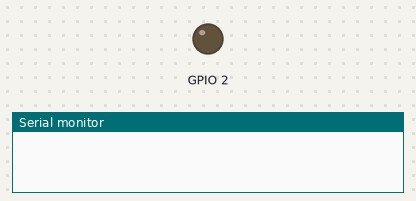
A sketch run on a simulated ESP32. Parts: output pins drawn as LEDs (lit = HIGH), the last lines printed to the serial monitor. WiFi joins after 1.5 s; servers stay silent unless stated.

Above: at 0.0 s.
At 1.1 s:
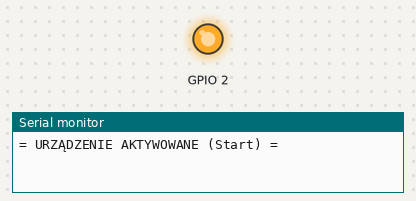
Timing chart, 0 to 2.7 s (numbered marks = the images above):
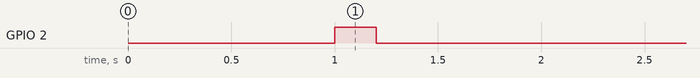

The sketch:

zad.ino
```cpp
#include <WiFi.h>

const char* ssid = "linksys";
const char* password = ""; // Upewnij się, że sieć jest otwarta, jeśli hasło jest puste

// Adres komputera/serwera, który odbierze dane
const char* host = "192.168.1.13";
const uint16_t port = 12345;

WiFiClient client;

void activateDevice() {
  Serial.println("= URZĄDZENIE AKTYWOWANE (Start) =");
  pinMode(2, OUTPUT);
  digitalWrite(2, HIGH); // Dioda ON
  delay(200);
  digitalWrite(2, LOW);  // Dioda OFF

}

//  funkcja realizująca koniec pracy (pkt a - wyłączenie)
void deactivateDevice() {
  Serial.println("\n= DEAKTYWACJA URZĄDZENIA =");
  if (client.connected()) client.stop(); // Zamknij połączenie TCP
  WiFi.disconnect(true);  // Rozłącz WiFi
  WiFi.mode(WIFI_OFF);    // Wyłącz moduł WiFi całkowicie
  Serial.println("WiFi wyłączone. Program zakończony.");
}

void setup() {
  Serial.begin(115200);
  delay(1000);

  // 1. Aktywacja (pkt a)
  activateDevice();

  // 2. Uruchomienie WiFi (pkt b)
  WiFi.mode(WIFI_STA);
  WiFi.disconnect();
  delay(100);

  Serial.printf("Próba połączenia z siecią: %s\n", ssid);

  // 3. Połączenie z WiFi (pkt c)
  WiFi.begin(ssid, password);

  int attempts = 0;
  while (WiFi.status() != WL_CONNECTED && attempts < 20) {
    delay(500);
    Serial.print(".");
    attempts++;
  }
  Serial.println();

  if (WiFi.status() == WL_CONNECTED) {
    Serial.println(" POŁĄCZONO Z WIFI!");
    Serial.print("Adres IP ESP32: ");
    Serial.println(WiFi.localIP());

    // 4. Przesłanie danych (pkt d)
    Serial.printf("\nŁączenie z serwerem danych %s:%d ...\n", host, port);

    if (client.connect(host, port)) {
      Serial.println(" Połączono z serwerem! Wysyłanie danych...");

      // Wysyłamy przykładowe dane
      client.println("Witaj!");
      client.printf("Mój sygnał RSSI: %d dBm\n", WiFi.RSSI());
      client.println("Koniec transmisji.");

      // Czekamy chwilę  odpowiedź
      delay(100);

    } else {
      Serial.println(" Nie można połączyć z serwerem docelowym.");
    }

  } else {
    Serial.println(" Nie udało się połączyć");
  }

  // 5. Wyłączenie (pkt a - część druga)
  deactivateDevice();
}

void loop() {
  delay(1000);
}
```
